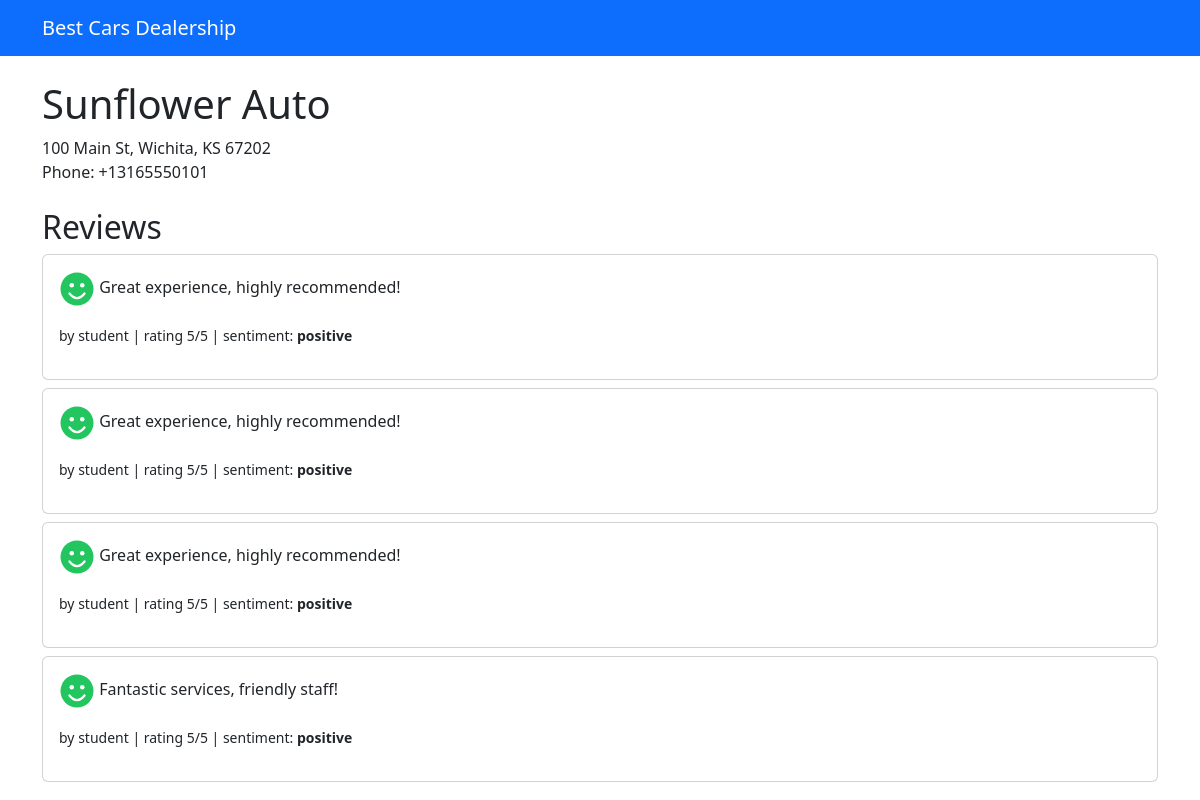
The page /dealer/1/ on the database its author committed.
### djangoapp/models.py (models this page shows, shortened)
class Dealer(models.Model):
    name = models.CharField(max_length=100)
    short_name = models.CharField(max_length=50, default='')
    full_name = models.CharField(max_length=150, default='')
    city = models.CharField(max_length=100, default='')
    state = models.CharField(max_length=2, default='')
    address = models.CharField(max_length=200, default='')
    zip_code = models.CharField(max_length=10, default='')
    phone = models.CharField(max_length=20, default='')
    lat = models.FloatField(default=0.0)
    long = models.FloatField(default=0.0)

class Review(models.Model):
    dealer = models.ForeignKey(Dealer, on_delete=models.CASCADE)
    user = models.ForeignKey(User, on_delete=models.CASCADE)
    content = models.CharField(max_length=1000)
    rating = models.IntegerField(default=5)
    sentiment = models.CharField(max_length=20, default='neutral')
    purchase = models.BooleanField(default=False)
    purchase_date = models.DateField(null=True, blank=True)
    car_make = models.CharField(max_length=100, default='')
    car_model = models.CharField(max_length=100, default='')
    car_year = models.IntegerField(default=2024)
    created_at = models.DateTimeField(default=now)

### djangoapp/views.py (the view)
# urls.py: path('dealer/<int:dealer_id>/', views.dealer_detail, name='dealer_detail'),
def dealer_detail(request, dealer_id):
    dealer = get_object_or_404(Dealer, pk=dealer_id)
    reviews = dealer.review_set.order_by('-created_at')
    return render(request, 'djangoapp/dealer_detail.html', {'dealer': dealer, 'reviews': reviews})

### djangoapp/templates/djangoapp/dealer_detail.html (shortened to what this page needs)
<!DOCTYPE html>
<html lang="en">
<head>
  <link href="https://cdn.jsdelivr.net/npm/bootstrap@5.3.3/dist/css/bootstrap.min.css" rel="stylesheet" />
</head>
<body>
  <nav class="navbar navbar-dark bg-primary">
    <div class="container">
      <a class="navbar-brand" href="/">Best Cars Dealership</a>
    </div>
  </nav>
  <div class="container mt-4">
    <h1>{{ dealer.name }}</h1>
    <p>{{ dealer.address }}, {{ dealer.city }}, {{ dealer.state }} {{ dealer.zip_code }}<br />Phone: {{ dealer.phone }}</p>
    <h2 class="mt-4">Reviews</h2>
    {% for review in reviews %}
    <div class="card my-2">
      <div class="card-body">
        <p>
          {% if review.sentiment == 'positive' %}
          <img src="/static/images/positive.svg" alt="positive sentiment" width="36" height="36" />
          {% elif review.sentiment == 'negative' %}
          <img src="/static/images/negative.svg" alt="negative sentiment" width="36" height="36" />
          {% else %}
          <img src="/static/images/neutral.svg" alt="neutral sentiment" width="36" height="36" />
          {% endif %}
          {{ review.content }}
        </p>
        <p><small>by {{ review.user.username }} | rating {{ review.rating }}/5 |
          sentiment: <strong>{{ review.sentiment }}</strong></small></p>
      </div>
    </div>
    {% empty %}
    <p>No reviews yet.</p>
    {% endfor %}
  </div>
</body>
</html>

### rows shown on the page
Dealer: name "Sunflower Auto", address "100 Main St", city "Wichita", state "KS", zip_code "67202", phone "+13165550101"
Review: content "Great experience, highly recommended!", user.username "student", rating "5", sentiment "positive"
Review: content "Great experience, highly recommended!", user.username "student", rating "5", sentiment "positive"
Review: content "Great experience, highly recommended!", user.username "student", rating "5", sentiment "positive"
Review: content "Fantastic services, friendly staff!", user.username "student", rating "5", sentiment "positive"
